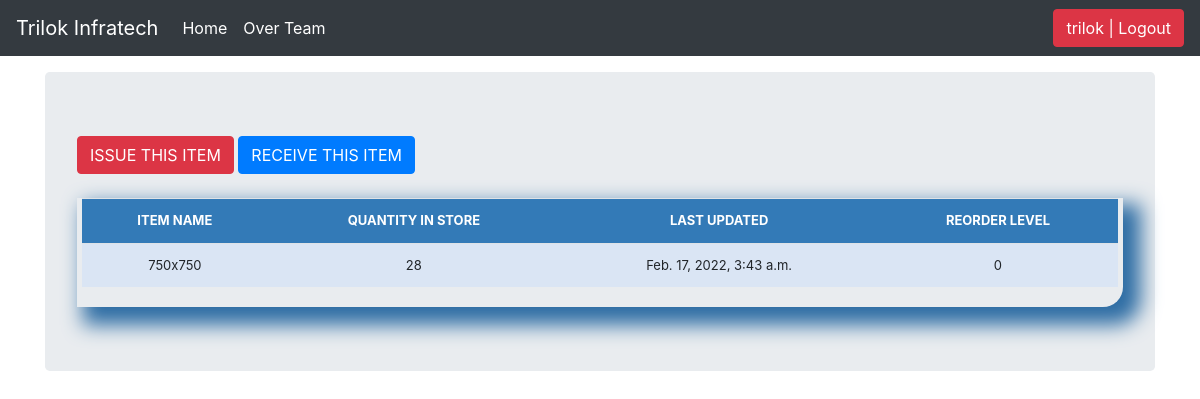
Screenshot of /stock_detail/20/ (signed in) with the database file from the repository.
### stockmgmt/models.py (models this page shows, shortened)
class Stock(models.Model):
	category = models.CharField(max_length=50, blank=True, null=True, choices=category_choice)
	item_name = models.CharField(max_length=50, blank=True, null=True)
	quantity = models.IntegerField(default='0', blank=True, null=True)
	receive_quantity = models.IntegerField(default='0', blank=True, null=True)
	receive_by = models.CharField(max_length=50, blank=True, null=True)
	issue_quantity = models.IntegerField(default='0', blank=True, null=True)
	issue_by = models.CharField(max_length=50, blank=True, null=True)
	issue_to = models.CharField(max_length=50, blank=True, null=True)
	phone_number = models.CharField(max_length=50, blank=True, null=True)
	created_by = models.CharField(max_length=50, blank=True, null=True)
	reorder_level = models.IntegerField(default='0', blank=True, null=True)
	last_updated = models.DateTimeField(auto_now_add=False, auto_now=True)
	timestamp = models.DateTimeField(auto_now_add=True, auto_now=False)
	export_to_CSV = models.BooleanField(default=False)

### stockmgmt/views.py (the view)
# urls.py: path('stock_detail/<str:pk>/', views.stock_detail, name="stock_detail"),
@login_required
def stock_detail(request, pk):
	queryset = Stock.objects.get(id=pk)
	context = {
		"queryset": queryset,
	}
	return render(request, "stock_detail.html", context)

### stockmgmt/templates/stock_detail.html (shortened to what this page needs)
{% load static %}
{% load crispy_forms_tags %}
<!DOCTYPE html>
<html lang="en">
<head>
    <link rel="stylesheet" href="https://cdn.jsdelivr.net/npm/bootstrap@4.5.3/dist/css/bootstrap.min.css">
    <link href="{% static 'css/stylesheet.css' %}" rel="stylesheet">
    <link href="navbar-top-fixed.css" rel="stylesheet">
</head>
<body>
    {% include 'navbar.html' %}
    <main role="main" class="container">
        <div class="jumbotron">
            <a href="{% url 'issue_items' queryset.id %}"><div class='btn btn-danger'>ISSUE THIS ITEM</div></a>
            <a href="{% url 'receive_items' queryset.id %}"><div class='btn btn-primary'>RECEIVE THIS ITEM</div></a>
                    <br><br>
                    <div class="display_table">
                      <table class='table'>
                              <tr>
                                <th>ITEM NAME</th>
                                <th>QUANTITY IN STORE</th>
                                <th>LAST UPDATED</th>
                                <th>REORDER LEVEL</th>
                              </tr>
                              <tr>
                                <td>{{queryset.item_name}}</td>
                                <td>{{queryset.quantity}}</td>
                                <td>{{queryset.last_updated}}</td>
                                <td>{{queryset.reorder_level}}</td>
                              </tr>
                      </table>
                    </div>
        </div>
    </main>
</body>
</html>

### stockmgmt/templates/navbar.html (shortened to what this page needs)
{% load static %}
{% load crispy_forms_tags %}
<nav class="navbar navbar-expand-md navbar-dark fixed-top bg-dark">
    <a class="navbar-brand" href="/">Trilok Infratech</a>
    <div class="collapse navbar-collapse" id="navbarCollapse">
        <ul class="navbar-nav mr-auto">
            {% if request.user.is_authenticated %}
            <li class="nav-item active">
                <a class="nav-link" href="/">Home <span class="sr-only">(current)</span></a>
            </li>
            <li class="nav-item active">
                <a class="nav-link" href="/team">Over Team <span class="sr-only">(current)</span></a>
            </li>
            {% endif %}
        </ul>
        <ul class="navbar-nav">
            {% if request.user.is_authenticated %}
            <li><a href="/accounts/logout"><button class="btn btn-danger">{{ user }} | Logout</button></a></li>
            {% else %}
            <li><a href="/accounts/login"><button class="btn btn-danger">Login</button></a></li>
            {% endif %}
        </ul>
    </div>
</nav>

### stockmgmt/static/css/stylesheet.css (style rules this page uses)
.table { font-size: 13px; text-align: center; width: 99%; margin: auto; text-align: center; }
.table tr:nth-child(odd) { background: #B8CAE4 }
.table tr:nth-child(even) { background: #dae5f4 }
th { background-color: #337ab7; color: white; }
.display_table { border-bottom-right-radius: 20px; padding-left: 0px; padding-right: 0px; padding-bottom: 20px; box-shadow: 12px 12px 20px 6px #2e6da4; }

### stockmgmt/static/css/navbar-top-fixed.css (style rules this page uses)
body { min-height: 75rem; padding-top: 4.5rem; }

### rows the page displays
Stock: item_name "750x750", quantity "28", last_updated "Feb. 17, 2022, 3:43 a.m.", reorder_level "0"

### other values shown
{{ user }} "trilok"
